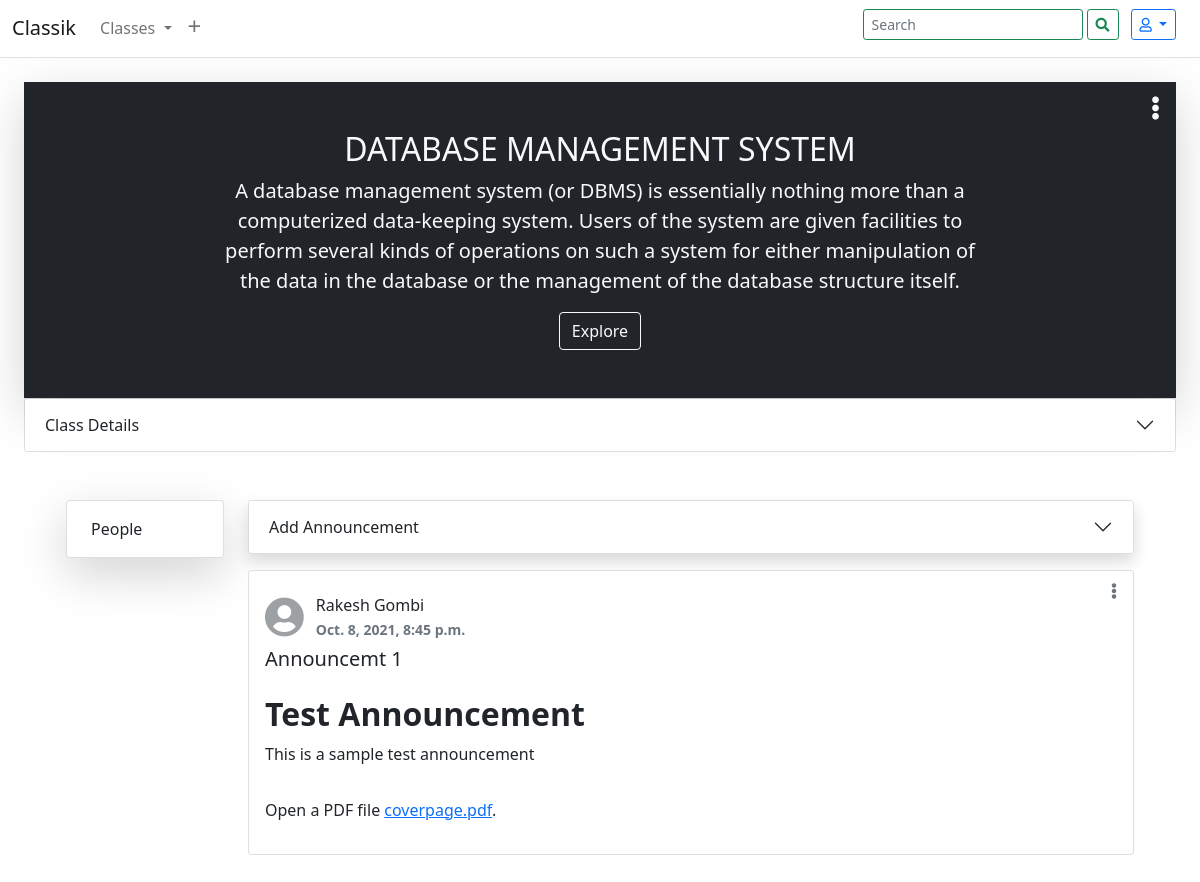
Screenshot of /classroom/19/ (signed in) with the database file from the repository.
### home/models.py (models this page shows, shortened)
class Course(models.Model):
    sno = models.AutoField(primary_key=True)
    courseCode = models.CharField(max_length=10)
    courseName = models.CharField(
        max_length=300, blank=True, null=True, default="")
    courseSection = models.CharField(
        max_length=300, blank=True, null=True, default="")
    courseDesc = models.TextField(blank=True, null=True, default="")
    courseRefNo = models.CharField(max_length=6)
    courseCreator = models.ForeignKey(
        User, on_delete=models.CASCADE, related_name="Creator")
    courseStudent = models.ManyToManyField(
        User, blank=True, related_name="Disciples")
    theme = models.CharField(default="", max_length=10)

class Announcemet(models.Model):
    annMaterial = models.ForeignKey(
        Course, on_delete=models.CASCADE,  related_name='Announcements')
    annTitle = models.CharField(
        max_length=1000, null=True, blank=True, default="")
    annFile = models.FileField(upload_to="files/", blank=True, null=True)
    annContent = models.TextField(blank=True, null=True, default="")
    annTimestamp = models.DateTimeField(auto_now_add=True)
    annCreator = models.ForeignKey(
        User, on_delete=models.CASCADE, default="", null=True, related_name="AnnouncementCreator")

### home/views.py (the view)
# urls.py: path('classroom/<int:slug>/', views.classRoom, name="Classroom"),
def classRoom(request, slug):
    course = get_object_or_404(Course, sno=slug)
    announcement = Announcemet.objects.filter(annMaterial=course)
    if request.method == "POST":
        if request.user in course.courseStudent.all():
            annMaterial = course
            annTitle = request.POST.get("annTitle", "")
            annContent = request.POST.get("annContent", "")
            try:
                annFile = request.FILES["annFile"]
                fs = FileSystemStorage()
                annFile = fs.save(f"{annFile.name}", annFile)
                announcement = Announcemet(annCreator=request.user,
                                           annMaterial=annMaterial, annFile=annFile, annTitle=annTitle, annContent=annContent)
                announcement.save()
                for i in course.courseStudent.all():
                    subject, from_email, to = f'''New announcement: "{annTitle}"''', 'rakeshgombi18@gmail.com', f'{i.email}'
                    text_content = 'This is an important message.'
                    html_content = f'''<div style="background: #eee; padding: 15px; margin: 0; display: inline-block; border-radius:10px;font-family:Google Sans,Roboto,Helvetica,Arial,sans-serif width: 100%;">
                    <div class="container" style="padding: 10px; border-radius: 10px; background-color: rgb(255, 255, 255); display: inline-block; margin:0 auto; width: 100%;">
                    <h4>Hi {i.first_name} {i.last_name},</h4>
                    <p><span style="text-transform: capitalize;">{request.user.first_name} {request.user.last_name}</span> posted a new announcement in {course}</p>
                    <div class="content" style="border: 2px solid rgba(92, 92, 92, 0.541); border-left: 10px solid #333; width:90%; box-shadow: 2px 2px 8px 10px rgba(92, 92, 92, 0.541); padding: 20px 10px; border-radius: 10px; margin: 30px auto;">
                    <h5 style="margin: 0px; color: #333;">{annTitle}</h5>
                    <p>Announcement Title</p>
                    <div><a href='{request.META.get("HTTP_REFERER", "redirect_if_referer_not_found")}' style="border:1px solid #dadce0;font-family:Google Sans,Roboto,Helvetica,Arial,sans-serif;color:#202124;border-radius:4px;box-sizing:border-box;display:inline-block;font-size:14px;height:32px;line-height:30px;padding:0 24px;text-decoration:none;letter-spacing:0.25px;font-weight:500" target="_blank">Open</a></div>
                    <p style="color:#555;font-weight: 100;"><small>Posted by {request.user.first_name} {request.user.last_name}</small></p>
                    </div>
                    <p style="text-align: center;">Good luck! Have a nice day😊</p>
                    </div>
                    <p style="text-align: center; color: rgb(143, 80, 80);"><img src="" alt=""></p>
                    </div>'''
                    msg = EmailMultiAlternatives(
                        subject, text_content, from_email, [to])
                    msg.attach_alternative(html_content, "text/html")
                    msg.send()
                messages.success(
                    request, "New Announcement was added to this Classroom")
                return redirect(request.META.get('HTTP_REFERER', 'redirect_if_referer_not_found'))
            except Exception as e:
                print(e)
                announcement = Announcemet(
                    annCreator=request.user, annMaterial=annMaterial, annTitle=annTitle, annContent=annContent)
                announcement.save()
                for i in course.courseStudent.all():
                    subject, from_email, to = f'''New announcement: "{annTitle}"''', 'rakeshgombi18@gmail.com', f'{i.email}'
                    text_content = 'This is an important message.'
                    html_content = f'''<div style="background: #eee; padding: 15px; margin: 0; display: inline-block; border-radius:10px;font-family:Google Sans,Roboto,Helvetica,Arial,sans-serif width: 100%;">
                    <div class="container" style="padding: 10px; border-radius: 10px; background-color: rgb(255, 255, 255); display: inline-block; margin:0 auto; width: 100%;">
                    <h4>Hi {i.first_name} {i.last_name},</h4>
                    <p><span style="text-transform: capitalize;">{request.user.first_name} {request.user.last_name}</span> posted a new announcement in {course}</p>
                    <div class="content" style="border: 2px solid rgba(92, 92, 92, 0.541); border-left: 10px solid #333; width:90%; box-shadow: 2px 2px 8px 10px rgba(92, 92, 92, 0.541); padding: 20px 10px; border-radius: 10px; margin: 30px auto;">
                    <h5 style="margin: 0px; color: #333;">{annTitle}</h5>
                    <p>Announcement Title</p>
                    <div><a href='{request.META.get("HTTP_REFERER", "redirect_if_referer_not_found")}' style="border:1px solid #dadce0;font-family:Google Sans,Roboto,Helvetica,Arial,sans-serif;color:#202124;border-radius:4px;box-sizing:border-box;display:inline-block;font-size:14px;height:32px;line-height:30px;padding:0 24px;text-decoration:none;letter-spacing:0.25px;font-weight:500" target="_blank">Open</a></div>
                    <p style="color:#555;font-weight: 100;"><small>Posted by {request.user.first_name} {request.user.last_name}</small></p>
                    </div>
                    <p style="text-align: center;">Good luck! Have a nice day😊</p>
                    </div>
                    <p style="text-align: center; color: rgb(143, 80, 80);"><img src="" alt=""></p>
                    </div>'''
                    msg = EmailMultiAlternatives(
                        subject, text_content, from_email, [to])
                    msg.attach_alternative(html_content, "text/html")
                    msg.send()
            messages.success(
                request, "New Announcement was added to this Classroom")
            return redirect(request.META.get('HTTP_REFERER', 'redirect_if_referer_not_found'))
        else:
            messages.warning(
                request, "Sorry, you are not authorised to add announcements to this class")
            return redirect("/")
    else:
        if request.user in course.courseStudent.all():
            user = request.user
            courses = Course.objects.filter(courseStudent=user)
            context = {"courses": courses, "course": course,
                       "announcements": announcement}
            return render(request, "classroom.html", context)
        else:
            messages.warning(
                request, "Sorry, you are not authorized to enter into that class")
            return redirect("/")

### templates/classroom.html (shortened to what this page needs)
{% extends 'base.html' %}
{% block style %}
{% load static %}
{% endblock style %}
{% block body %}
<div class="col m-md-4">
  <div
    class="position-relative overflow-hidden d-flex shadow-lg justify-content-center align-items-center text-center bg-{{course.theme}} text-light col">
    {% if request.user.is_authenticated and request.user == course.courseCreator %}
    <div class="position-absolute menu" style="top: 0; right: 0;">
      <a class="nav-link text-light fs-4" href="#" id="navbarDropdown" role="button" data-bs-toggle="dropdown"
        aria-expanded="false"><i class="fas fa-ellipsis-v"></i>
      </a>
    </div>
    {% endif %}
    <div class="col-md-8 p-lg-8 mx-auto my-5">
      <h2 class=" fw-normal">{{course.courseName|upper}}</h2>
      <p class="lead">{{course.courseDesc}}</p>
      <a class="btn btn-outline-light" href="#announcements">Explore</a>
    </div>
  </div>
  <div class="accordion" id="">
    <div class="accordion-item bg-white">
      <h2 class="accordion-header" id="panelsStayOpen-headingTwo">
        <button class="accordion-button collapsed" type="button" data-bs-toggle="collapse"
          data-bs-target="#classdetails" aria-expanded="false" aria-controls="panelsStayOpen-collapseTwo">
          Class Details
        </button>
      </h2>
    </div>
  </div>
</div>
<div class="container px-4 my-5 row mx-auto" id="announcements">
  <div class="col-md-2 col">
    <div class="position-sticky card p-2 shadow-lg" style="top: 4rem;">
      <ul class="list-group list-group-flush">
        <li class="list-group-item">
          <a class="text-dark text-decoration-none" href="/people/{{course.sno}}/">People</a>
        </li>
      </ul>
    </div>
  </div>
  <div class="col-md-10 col">
    <div class="accordion rounded shadow" id="accordionPanelsStayOpenExample ">
      <div class="accordion-item bg-white">
        <h2 class="accordion-header" id="panelsStayOpen-headingTwo">
          <button class="accordion-button collapsed" type="button" data-bs-toggle="collapse"
            data-bs-target="#addannouncement" aria-expanded="false" aria-controls="panelsStayOpen-collapseTwo">
            Add Announcement
          </button>
        </h2>
      </div>
    </div>
    {% for material in announcements %}
    <div class="card col p-3 rounded my-3">
      <div class="row">
        <div class="col-11 row">
          <div class="col-auto ">
            <span class="fs-1" style="color: #9ea1a3;">
              <i class="fas fa-user-circle"></i>
            </span>
          </div>
          <div class="col p-0 d-flex flex-column justify-content-center">
            <span class="p-0">{{material.annCreator.get_full_name|title}}</span>
            <span class="p-0 text-secondary fw-bold fs-6"><small>{{material.annTimestamp}}</small></span>
          </div>
        </div>
        {% if request.user.is_authenticated and request.user == course.courseCreator or request.user == material.annCreator %}
        <div class="col-1 d-flex justify-content-end text-secondary fw-bold align-items-center">
          <div class="position-absolute menu" style="top: 0; right: 0;">
            <a class="nav-link text-secondary fs-6" href="#" id="navbarDropdown" role="button" data-bs-toggle="dropdown"
              aria-expanded="false"><i class="fas fa-ellipsis-v"></i>
            </a>
          </div>
        </div>
        {% endif %}
      </div>
      <h5 class="card-title">{{material.annTitle}}</h5>
      <p class="card-text">{{material.annContent|safe}}</p>
      {% if material.annFile%}
      <p>Open a PDF file <a href="{{material.annFile.url}}" target="_blank">{{material.annFile.name}}</a>.</p>
      {% endif %}
    </div>
    {% endfor %}
  </div>
</div>
{% endblock body %}

### templates/classroom.html (style rules this page uses)
.menu { top: 0 !important; right: 0 !important; }

### rows the page displays
Course: courseName "DATABASE MANAGEMENT SYSTEM", courseDesc "A database management system (or DBMS) is essentially nothing more than a computerized data-keeping system. Users of the system are given facilities to perform several kinds of operations on such a system for either manipulation of the data in the database or the management of the database structure itself."
Announcemet: annCreator.get_full_name "Rakesh Gombi", annTimestamp "Oct. 8, 2021, 8:45 p.m.", annTitle "Announcemt 1", annContent "Test Announcement This is a sample test announcement", annFile.name "coverpage.pdf"
